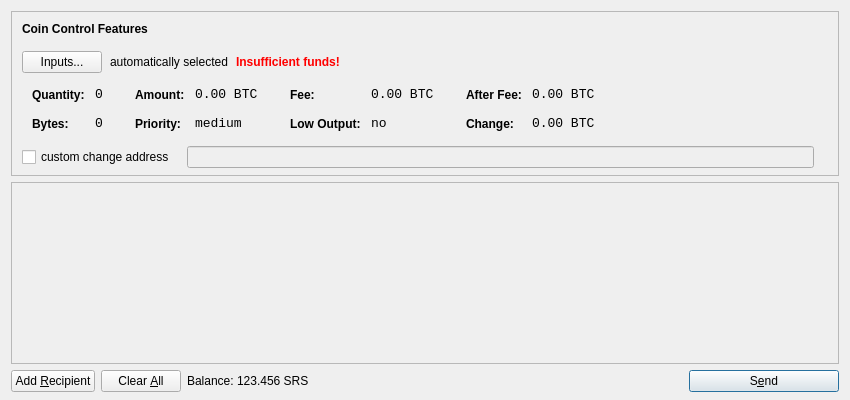
<?xml version="1.0" encoding="UTF-8"?>
<ui version="4.0">
 <class>SendCoinsDialog</class>
 <widget class="QDialog" name="SendCoinsDialog">
  <property name="geometry">
   <rect>
    <x>0</x>
    <y>0</y>
    <width>850</width>
    <height>400</height>
   </rect>
  </property>
  <property name="windowTitle">
   <string>Send Coins</string>
  </property>
  <layout class="QVBoxLayout" name="verticalLayout" stretch="0,1,0">
   <property name="bottomMargin">
    <number>8</number>
   </property>
   <item>
    <widget class="QFrame" name="frameCoinControl">
     <property name="sizePolicy">
      <sizepolicy hsizetype="Expanding" vsizetype="Expanding">
       <horstretch>0</horstretch>
       <verstretch>0</verstretch>
      </sizepolicy>
     </property>
     <property name="maximumSize">
      <size>
       <width>16777215</width>
       <height>16777215</height>
      </size>
     </property>
     <property name="frameShape">
      <enum>QFrame::StyledPanel</enum>
     </property>
     <property name="frameShadow">
      <enum>QFrame::Sunken</enum>
     </property>
     <layout class="QVBoxLayout" name="verticalLayoutCoinControl2">
      <property name="spacing">
       <number>-1</number>
      </property>
      <property name="leftMargin">
       <number>0</number>
      </property>
      <property name="topMargin">
       <number>0</number>
      </property>
      <property name="rightMargin">
       <number>0</number>
      </property>
      <property name="bottomMargin">
       <number>6</number>
      </property>
      <item>
       <layout class="QVBoxLayout" name="verticalLayoutCoinControl" stretch="0,0,0,0,1">
        <property name="spacing">
         <number>0</number>
        </property>
        <property name="leftMargin">
         <number>10</number>
        </property>
        <property name="topMargin">
         <number>10</number>
        </property>
        <item>
         <layout class="QHBoxLayout" name="horizontalLayoutCoinControl1">
          <property name="bottomMargin">
           <number>15</number>
          </property>
          <item>
           <widget class="QLabel" name="labelCoinControlFeatures">
            <property name="sizePolicy">
             <sizepolicy hsizetype="Preferred" vsizetype="Maximum">
              <horstretch>0</horstretch>
              <verstretch>0</verstretch>
             </sizepolicy>
            </property>
            <property name="font">
             <font>
              <weight>75</weight>
              <bold>true</bold>
             </font>
            </property>
            <property name="styleSheet">
             <string notr="true">font-weight:bold;</string>
            </property>
            <property name="text">
             <string>Coin Control Features</string>
            </property>
           </widget>
          </item>
         </layout>
        </item>
        <item>
         <layout class="QHBoxLayout" name="horizontalLayoutCoinControl2" stretch="0,0,0,0">
          <property name="spacing">
           <number>8</number>
          </property>
          <property name="bottomMargin">
           <number>10</number>
          </property>
          <item>
           <widget class="QPushButton" name="pushButtonCoinControl">
            <property name="styleSheet">
             <string notr="true"/>
            </property>
            <property name="text">
             <string>Inputs...</string>
            </property>
           </widget>
          </item>
          <item>
           <widget class="QLabel" name="labelCoinControlAutomaticallySelected">
            <property name="text">
             <string>automatically selected</string>
            </property>
            <property name="margin">
             <number>5</number>
            </property>
           </widget>
          </item>
          <item>
           <widget class="QLabel" name="labelCoinControlInsuffFunds">
            <property name="font">
             <font>
              <weight>75</weight>
              <bold>true</bold>
             </font>
            </property>
            <property name="styleSheet">
             <string notr="true">color:red;font-weight:bold;</string>
            </property>
            <property name="text">
             <string>Insufficient funds!</string>
            </property>
            <property name="margin">
             <number>5</number>
            </property>
           </widget>
          </item>
          <item>
           <spacer name="horizontalSpacerCoinControl">
            <property name="orientation">
             <enum>Qt::Horizontal</enum>
            </property>
            <property name="sizeHint" stdset="0">
             <size>
              <width>40</width>
              <height>1</height>
             </size>
            </property>
           </spacer>
          </item>
         </layout>
        </item>
        <item>
         <widget class="QWidget" name="widgetCoinControl" native="true">
          <property name="sizePolicy">
           <sizepolicy hsizetype="Preferred" vsizetype="Preferred">
            <horstretch>0</horstretch>
            <verstretch>0</verstretch>
           </sizepolicy>
          </property>
          <property name="minimumSize">
           <size>
            <width>0</width>
            <height>0</height>
           </size>
          </property>
          <property name="styleSheet">
           <string notr="true"/>
          </property>
          <layout class="QHBoxLayout" name="horizontalLayoutCoinControl5">
           <property name="margin">
            <number>0</number>
           </property>
           <item>
            <layout class="QHBoxLayout" name="horizontalLayoutCoinControl3" stretch="0,0,0,1">
             <property name="spacing">
              <number>20</number>
             </property>
             <property name="topMargin">
              <number>0</number>
             </property>
             <property name="bottomMargin">
              <number>10</number>
             </property>
             <item>
              <layout class="QFormLayout" name="formLayoutCoinControl1">
               <property name="horizontalSpacing">
                <number>10</number>
               </property>
               <property name="verticalSpacing">
                <number>14</number>
               </property>
               <property name="leftMargin">
                <number>10</number>
               </property>
               <property name="topMargin">
                <number>4</number>
               </property>
               <property name="rightMargin">
                <number>6</number>
               </property>
               <item row="0" column="0">
                <widget class="QLabel" name="labelCoinControlQuantityText">
                 <property name="styleSheet">
                  <string notr="true">font-weight:bold;</string>
                 </property>
                 <property name="text">
                  <string>Quantity:</string>
                 </property>
                 <property name="margin">
                  <number>0</number>
                 </property>
                </widget>
               </item>
               <item row="0" column="1">
                <widget class="QLabel" name="labelCoinControlQuantity">
                 <property name="font">
                  <font>
                   <family>Monospace</family>
                   <pointsize>10</pointsize>
                  </font>
                 </property>
                 <property name="cursor">
                  <cursorShape>IBeamCursor</cursorShape>
                 </property>
                 <property name="contextMenuPolicy">
                  <enum>Qt::ActionsContextMenu</enum>
                 </property>
                 <property name="text">
                  <string notr="true">0</string>
                 </property>
                 <property name="margin">
                  <number>0</number>
                 </property>
                 <property name="textInteractionFlags">
                  <set>Qt::LinksAccessibleByMouse|Qt::TextSelectableByKeyboard|Qt::TextSelectableByMouse</set>
                 </property>
                </widget>
               </item>
               <item row="1" column="0">
                <widget class="QLabel" name="labelCoinControlBytesText">
                 <property name="styleSheet">
                  <string notr="true">font-weight:bold;</string>
                 </property>
                 <property name="text">
                  <string>Bytes:</string>
                 </property>
                </widget>
               </item>
               <item row="1" column="1">
                <widget class="QLabel" name="labelCoinControlBytes">
                 <property name="font">
                  <font>
                   <family>Monospace</family>
                   <pointsize>10</pointsize>
                  </font>
                 </property>
                 <property name="cursor">
                  <cursorShape>IBeamCursor</cursorShape>
                 </property>
                 <property name="contextMenuPolicy">
                  <enum>Qt::ActionsContextMenu</enum>
                 </property>
                 <property name="text">
                  <string notr="true">0</string>
                 </property>
                 <property name="textInteractionFlags">
                  <set>Qt::LinksAccessibleByMouse|Qt::TextSelectableByKeyboard|Qt::TextSelectableByMouse</set>
                 </property>
                </widget>
               </item>
              </layout>
             </item>
             <item>
              <layout class="QFormLayout" name="formLayoutCoinControl2">
               <property name="horizontalSpacing">
                <number>10</number>
               </property>
               <property name="verticalSpacing">
                <number>14</number>
               </property>
               <property name="leftMargin">
                <number>6</number>
               </property>
               <property name="topMargin">
                <number>4</number>
               </property>
               <property name="rightMargin">
                <number>6</number>
               </property>
               <item row="0" column="0">
                <widget class="QLabel" name="labelCoinControlAmountText">
                 <property name="styleSheet">
                  <string notr="true">font-weight:bold;</string>
                 </property>
                 <property name="text">
                  <string>Amount:</string>
                 </property>
                 <property name="margin">
                  <number>0</number>
                 </property>
                </widget>
               </item>
               <item row="0" column="1">
                <widget class="QLabel" name="labelCoinControlAmount">
                 <property name="font">
                  <font>
                   <family>Monospace</family>
                   <pointsize>10</pointsize>
                  </font>
                 </property>
                 <property name="cursor">
                  <cursorShape>IBeamCursor</cursorShape>
                 </property>
                 <property name="contextMenuPolicy">
                  <enum>Qt::ActionsContextMenu</enum>
                 </property>
                 <property name="text">
                  <string notr="true">0.00 BTC</string>
                 </property>
                 <property name="textInteractionFlags">
                  <set>Qt::LinksAccessibleByMouse|Qt::TextSelectableByKeyboard|Qt::TextSelectableByMouse</set>
                 </property>
                </widget>
               </item>
               <item row="1" column="0">
                <widget class="QLabel" name="labelCoinControlPriorityText">
                 <property name="styleSheet">
                  <string notr="true">font-weight:bold;</string>
                 </property>
                 <property name="text">
                  <string>Priority:</string>
                 </property>
                </widget>
               </item>
               <item row="1" column="1">
                <widget class="QLabel" name="labelCoinControlPriority">
                 <property name="font">
                  <font>
                   <family>Monospace</family>
                   <pointsize>10</pointsize>
                  </font>
                 </property>
                 <property name="cursor">
                  <cursorShape>IBeamCursor</cursorShape>
                 </property>
                 <property name="contextMenuPolicy">
                  <enum>Qt::ActionsContextMenu</enum>
                 </property>
                 <property name="text">
                  <string>medium</string>
                 </property>
                 <property name="textInteractionFlags">
                  <set>Qt::LinksAccessibleByMouse|Qt::TextSelectableByKeyboard|Qt::TextSelectableByMouse</set>
                 </property>
                </widget>
               </item>
              </layout>
             </item>
             <item>
              <layout class="QFormLayout" name="formLayoutCoinControl3">
               <property name="horizontalSpacing">
                <number>10</number>
               </property>
               <property name="verticalSpacing">
                <number>14</number>
               </property>
               <property name="leftMargin">
                <number>6</number>
               </property>
               <property name="topMargin">
                <number>4</number>
               </property>
               <property name="rightMargin">
                <number>6</number>
               </property>
               <item row="0" column="0">
                <widget class="QLabel" name="labelCoinControlFeeText">
                 <property name="styleSheet">
                  <string notr="true">font-weight:bold;</string>
                 </property>
                 <property name="text">
                  <string>Fee:</string>
                 </property>
                 <property name="margin">
                  <number>0</number>
                 </property>
                </widget>
               </item>
               <item row="0" column="1">
                <widget class="QLabel" name="labelCoinControlFee">
                 <property name="font">
                  <font>
                   <family>Monospace</family>
                   <pointsize>10</pointsize>
                  </font>
                 </property>
                 <property name="cursor">
                  <cursorShape>IBeamCursor</cursorShape>
                 </property>
                 <property name="contextMenuPolicy">
                  <enum>Qt::ActionsContextMenu</enum>
                 </property>
                 <property name="text">
                  <string notr="true">0.00 BTC</string>
                 </property>
                 <property name="textInteractionFlags">
                  <set>Qt::LinksAccessibleByMouse|Qt::TextSelectableByKeyboard|Qt::TextSelectableByMouse</set>
                 </property>
                </widget>
               </item>
               <item row="1" column="0">
                <widget class="QLabel" name="labelCoinControlLowOutputText">
                 <property name="styleSheet">
                  <string notr="true">font-weight:bold;</string>
                 </property>
                 <property name="text">
                  <string>Low Output:</string>
                 </property>
                </widget>
               </item>
               <item row="1" column="1">
                <widget class="QLabel" name="labelCoinControlLowOutput">
                 <property name="font">
                  <font>
                   <family>Monospace</family>
                   <pointsize>10</pointsize>
                  </font>
                 </property>
                 <property name="cursor">
                  <cursorShape>IBeamCursor</cursorShape>
                 </property>
                 <property name="contextMenuPolicy">
                  <enum>Qt::ActionsContextMenu</enum>
                 </property>
                 <property name="text">
                  <string>no</string>
                 </property>
                 <property name="textInteractionFlags">
                  <set>Qt::LinksAccessibleByMouse|Qt::TextSelectableByKeyboard|Qt::TextSelectableByMouse</set>
                 </property>
                </widget>
               </item>
              </layout>
             </item>
             <item>
              <layout class="QFormLayout" name="formLayoutCoinControl4">
               <property name="horizontalSpacing">
                <number>10</number>
               </property>
               <property name="verticalSpacing">
                <number>14</number>
               </property>
               <property name="leftMargin">
                <number>6</number>
               </property>
               <property name="topMargin">
                <number>4</number>
               </property>
               <property name="rightMargin">
                <number>6</number>
               </property>
               <item row="0" column="0">
                <widget class="QLabel" name="labelCoinControlAfterFeeText">
                 <property name="styleSheet">
                  <string notr="true">font-weight:bold;</string>
                 </property>
                 <property name="text">
                  <string>After Fee:</string>
                 </property>
                 <property name="margin">
                  <number>0</number>
                 </property>
                </widget>
               </item>
               <item row="0" column="1">
                <widget class="QLabel" name="labelCoinControlAfterFee">
                 <property name="font">
                  <font>
                   <family>Monospace</family>
                   <pointsize>10</pointsize>
                  </font>
                 </property>
                 <property name="cursor">
                  <cursorShape>IBeamCursor</cursorShape>
                 </property>
                 <property name="contextMenuPolicy">
                  <enum>Qt::ActionsContextMenu</enum>
                 </property>
                 <property name="text">
                  <string notr="true">0.00 BTC</string>
                 </property>
                 <property name="textInteractionFlags">
                  <set>Qt::LinksAccessibleByMouse|Qt::TextSelectableByKeyboard|Qt::TextSelectableByMouse</set>
                 </property>
                </widget>
               </item>
               <item row="1" column="0">
                <widget class="QLabel" name="labelCoinControlChangeText">
                 <property name="styleSheet">
                  <string notr="true">font-weight:bold;</string>
                 </property>
                 <property name="text">
                  <string>Change:</string>
                 </property>
                </widget>
               </item>
               <item row="1" column="1">
                <widget class="QLabel" name="labelCoinControlChange">
                 <property name="font">
                  <font>
                   <family>Monospace</family>
                   <pointsize>10</pointsize>
                  </font>
                 </property>
                 <property name="cursor">
                  <cursorShape>IBeamCursor</cursorShape>
                 </property>
                 <property name="contextMenuPolicy">
                  <enum>Qt::ActionsContextMenu</enum>
                 </property>
                 <property name="text">
                  <string notr="true">0.00 BTC</string>
                 </property>
                 <property name="textInteractionFlags">
                  <set>Qt::LinksAccessibleByMouse|Qt::TextSelectableByKeyboard|Qt::TextSelectableByMouse</set>
                 </property>
                </widget>
               </item>
              </layout>
             </item>
            </layout>
           </item>
          </layout>
         </widget>
        </item>
        <item>
         <layout class="QHBoxLayout" name="horizontalLayoutCoinControl4" stretch="0,0,0">
          <property name="spacing">
           <number>12</number>
          </property>
          <property name="sizeConstraint">
           <enum>QLayout::SetDefaultConstraint</enum>
          </property>
          <property name="topMargin">
           <number>5</number>
          </property>
          <property name="rightMargin">
           <number>5</number>
          </property>
          <item>
           <widget class="QCheckBox" name="checkBoxCoinControlChange">
            <property name="text">
             <string>custom change address</string>
            </property>
           </widget>
          </item>
          <item>
           <widget class="QLineEdit" name="lineEditCoinControlChange">
            <property name="enabled">
             <bool>false</bool>
            </property>
            <property name="sizePolicy">
             <sizepolicy hsizetype="Expanding" vsizetype="Fixed">
              <horstretch>0</horstretch>
              <verstretch>0</verstretch>
             </sizepolicy>
            </property>
           </widget>
          </item>
          <item>
           <widget class="QLabel" name="labelCoinControlChangeLabel">
            <property name="sizePolicy">
             <sizepolicy hsizetype="Preferred" vsizetype="Expanding">
              <horstretch>0</horstretch>
              <verstretch>0</verstretch>
             </sizepolicy>
            </property>
            <property name="minimumSize">
             <size>
              <width>0</width>
              <height>0</height>
             </size>
            </property>
            <property name="text">
             <string/>
            </property>
            <property name="margin">
             <number>3</number>
            </property>
           </widget>
          </item>
         </layout>
        </item>
        <item>
         <spacer name="verticalSpacerCoinControl">
          <property name="orientation">
           <enum>Qt::Vertical</enum>
          </property>
          <property name="sizeHint" stdset="0">
           <size>
            <width>800</width>
            <height>1</height>
           </size>
          </property>
         </spacer>
        </item>
       </layout>
      </item>
     </layout>
    </widget>
   </item>
   <item>
    <widget class="QScrollArea" name="scrollArea">
     <property name="widgetResizable">
      <bool>true</bool>
     </property>
     <widget class="QWidget" name="scrollAreaWidgetContents">
      <property name="geometry">
       <rect>
        <x>0</x>
        <y>0</y>
        <width>830</width>
        <height>165</height>
       </rect>
      </property>
      <layout class="QVBoxLayout" name="verticalLayout_2">
       <property name="margin">
        <number>0</number>
       </property>
       <item>
        <layout class="QVBoxLayout" name="entries">
         <property name="spacing">
          <number>6</number>
         </property>
        </layout>
       </item>
       <item>
        <spacer name="verticalSpacer">
         <property name="orientation">
          <enum>Qt::Vertical</enum>
         </property>
         <property name="sizeHint" stdset="0">
          <size>
           <width>20</width>
           <height>40</height>
          </size>
         </property>
        </spacer>
       </item>
      </layout>
     </widget>
    </widget>
   </item>
   <item>
    <layout class="QHBoxLayout" name="horizontalLayout">
     <item>
      <widget class="QPushButton" name="addButton">
       <property name="toolTip">
        <string>Send to multiple recipients at once</string>
       </property>
       <property name="text">
        <string>Add &amp;Recipient</string>
       </property>
       <property name="icon">
        <iconset resource="../bitcoin.qrc">
         <normaloff>:/icons/add</normaloff>:/icons/add</iconset>
       </property>
       <property name="autoDefault">
        <bool>false</bool>
       </property>
      </widget>
     </item>
     <item>
      <widget class="QPushButton" name="clearButton">
       <property name="sizePolicy">
        <sizepolicy hsizetype="Minimum" vsizetype="Fixed">
         <horstretch>0</horstretch>
         <verstretch>0</verstretch>
        </sizepolicy>
       </property>
       <property name="toolTip">
        <string>Remove all transaction fields</string>
       </property>
       <property name="text">
        <string>Clear &amp;All</string>
       </property>
       <property name="icon">
        <iconset resource="../bitcoin.qrc">
         <normaloff>:/icons/remove</normaloff>:/icons/remove</iconset>
       </property>
       <property name="autoRepeatDelay">
        <number>300</number>
       </property>
       <property name="autoDefault">
        <bool>false</bool>
       </property>
      </widget>
     </item>
     <item>
      <layout class="QHBoxLayout" name="horizontalLayout_2">
       <property name="spacing">
        <number>3</number>
       </property>
       <item>
        <widget class="QLabel" name="label">
         <property name="text">
          <string>Balance:</string>
         </property>
        </widget>
       </item>
       <item>
        <widget class="QLabel" name="labelBalance">
         <property name="cursor">
          <cursorShape>IBeamCursor</cursorShape>
         </property>
         <property name="text">
          <string>123.456 SRS</string>
         </property>
         <property name="textInteractionFlags">
          <set>Qt::LinksAccessibleByMouse|Qt::TextSelectableByKeyboard|Qt::TextSelectableByMouse</set>
         </property>
        </widget>
       </item>
      </layout>
     </item>
     <item>
      <spacer name="horizontalSpacer">
       <property name="orientation">
        <enum>Qt::Horizontal</enum>
       </property>
       <property name="sizeHint" stdset="0">
        <size>
         <width>40</width>
         <height>20</height>
        </size>
       </property>
      </spacer>
     </item>
     <item>
      <widget class="QPushButton" name="sendButton">
       <property name="minimumSize">
        <size>
         <width>150</width>
         <height>0</height>
        </size>
       </property>
       <property name="toolTip">
        <string>Confirm the send action</string>
       </property>
       <property name="text">
        <string>S&amp;end</string>
       </property>
       <property name="icon">
        <iconset resource="../bitcoin.qrc">
         <normaloff>:/icons/send</normaloff>:/icons/send</iconset>
       </property>
       <property name="default">
        <bool>true</bool>
       </property>
      </widget>
     </item>
    </layout>
   </item>
  </layout>
 </widget>
 <resources>
  <include location="../bitcoin.qrc"/>
 </resources>
 <connections/>
</ui>
